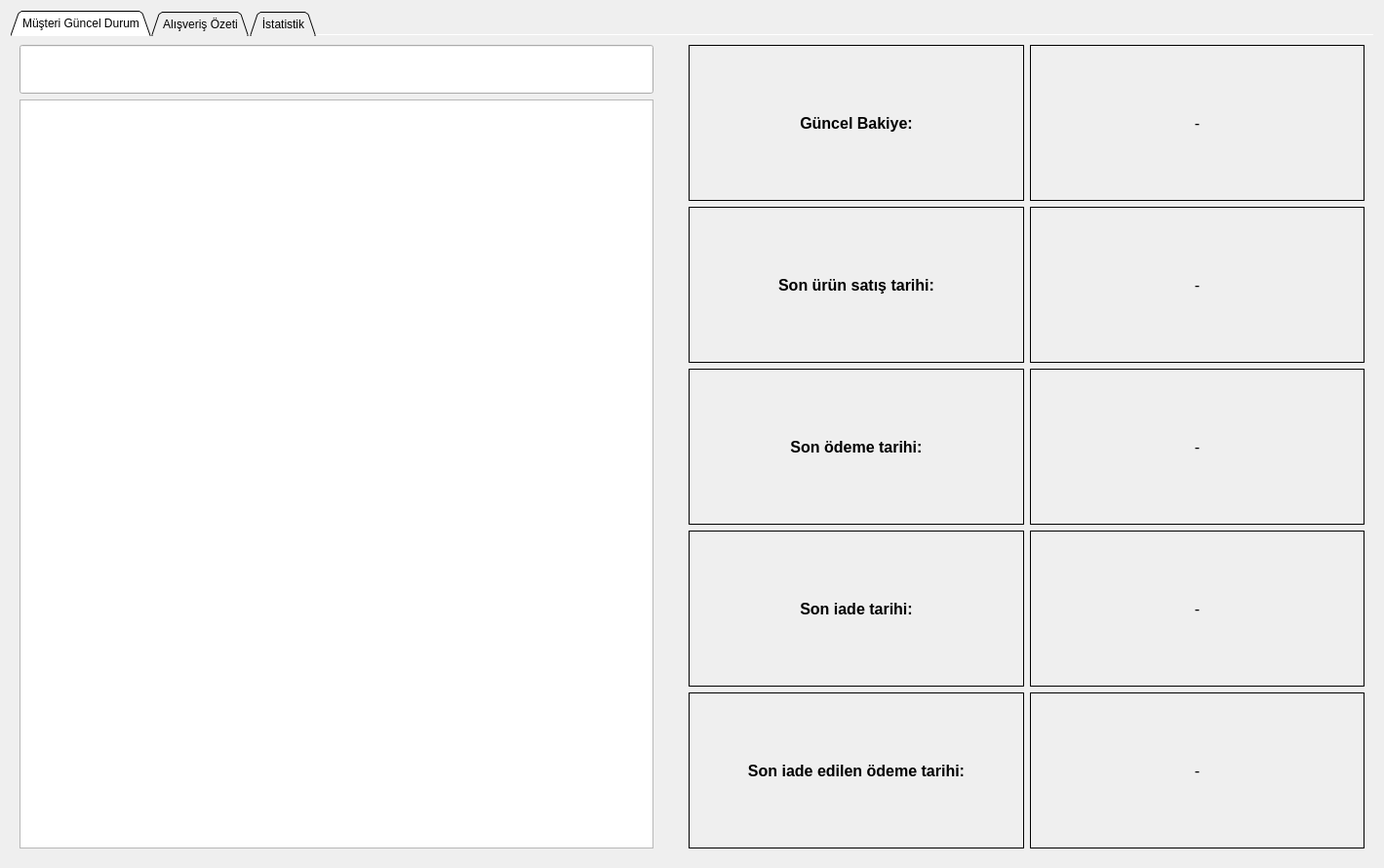
<?xml version="1.0" encoding="UTF-8"?>
<ui version="4.0">
 <class>musteriGuncelDurum</class>
 <widget class="QWidget" name="musteriGuncelDurum">
  <property name="geometry">
   <rect>
    <x>0</x>
    <y>0</y>
    <width>1419</width>
    <height>890</height>
   </rect>
  </property>
  <property name="windowTitle">
   <string>Müşteri Genel Durum</string>
  </property>
  <layout class="QGridLayout" name="gridLayout">
   <item row="1" column="0">
    <widget class="QTabWidget" name="tabWidget">
     <property name="tabPosition">
      <enum>QTabWidget::North</enum>
     </property>
     <property name="tabShape">
      <enum>QTabWidget::Triangular</enum>
     </property>
     <property name="currentIndex">
      <number>0</number>
     </property>
     <property name="elideMode">
      <enum>Qt::ElideLeft</enum>
     </property>
     <property name="usesScrollButtons">
      <bool>false</bool>
     </property>
     <property name="documentMode">
      <bool>true</bool>
     </property>
     <property name="movable">
      <bool>true</bool>
     </property>
     <widget class="QWidget" name="tab">
      <attribute name="title">
       <string>Müşteri Güncel Durum</string>
      </attribute>
      <layout class="QGridLayout" name="gridLayout_2">
       <item row="0" column="0">
        <layout class="QVBoxLayout" name="verticalLayout">
         <item>
          <widget class="QLineEdit" name="lineEdit_Arama">
           <property name="minimumSize">
            <size>
             <width>650</width>
             <height>50</height>
            </size>
           </property>
           <property name="maximumSize">
            <size>
             <width>650</width>
             <height>16777215</height>
            </size>
           </property>
           <property name="font">
            <font>
             <pointsize>10</pointsize>
            </font>
           </property>
          </widget>
         </item>
         <item>
          <widget class="QTableView" name="tableView_Musteriler">
           <property name="minimumSize">
            <size>
             <width>650</width>
             <height>0</height>
            </size>
           </property>
           <property name="maximumSize">
            <size>
             <width>650</width>
             <height>16777215</height>
            </size>
           </property>
          </widget>
         </item>
        </layout>
       </item>
       <item row="0" column="2">
        <layout class="QVBoxLayout" name="verticalLayout_2">
         <item>
          <widget class="QLabel" name="label">
           <property name="minimumSize">
            <size>
             <width>0</width>
             <height>0</height>
            </size>
           </property>
           <property name="font">
            <font>
             <pointsize>12</pointsize>
             <weight>75</weight>
             <bold>true</bold>
             <underline>false</underline>
            </font>
           </property>
           <property name="focusPolicy">
            <enum>Qt::NoFocus</enum>
           </property>
           <property name="contextMenuPolicy">
            <enum>Qt::DefaultContextMenu</enum>
           </property>
           <property name="frameShape">
            <enum>QFrame::Box</enum>
           </property>
           <property name="text">
            <string>Güncel Bakiye:</string>
           </property>
           <property name="alignment">
            <set>Qt::AlignCenter</set>
           </property>
          </widget>
         </item>
         <item>
          <widget class="QLabel" name="label_3">
           <property name="font">
            <font>
             <pointsize>12</pointsize>
             <weight>75</weight>
             <bold>true</bold>
            </font>
           </property>
           <property name="frameShape">
            <enum>QFrame::Box</enum>
           </property>
           <property name="frameShadow">
            <enum>QFrame::Plain</enum>
           </property>
           <property name="text">
            <string>Son ürün satış tarihi:</string>
           </property>
           <property name="alignment">
            <set>Qt::AlignCenter</set>
           </property>
          </widget>
         </item>
         <item>
          <widget class="QLabel" name="label_5">
           <property name="font">
            <font>
             <pointsize>12</pointsize>
             <weight>75</weight>
             <bold>true</bold>
            </font>
           </property>
           <property name="frameShape">
            <enum>QFrame::Box</enum>
           </property>
           <property name="text">
            <string>Son ödeme tarihi:</string>
           </property>
           <property name="alignment">
            <set>Qt::AlignCenter</set>
           </property>
          </widget>
         </item>
         <item>
          <widget class="QLabel" name="label_7">
           <property name="font">
            <font>
             <pointsize>12</pointsize>
             <weight>75</weight>
             <bold>true</bold>
            </font>
           </property>
           <property name="frameShape">
            <enum>QFrame::Box</enum>
           </property>
           <property name="text">
            <string>Son iade tarihi:</string>
           </property>
           <property name="alignment">
            <set>Qt::AlignCenter</set>
           </property>
          </widget>
         </item>
         <item>
          <widget class="QLabel" name="label_8">
           <property name="font">
            <font>
             <pointsize>12</pointsize>
             <weight>75</weight>
             <bold>true</bold>
            </font>
           </property>
           <property name="frameShape">
            <enum>QFrame::Box</enum>
           </property>
           <property name="text">
            <string>Son iade edilen ödeme tarihi:</string>
           </property>
           <property name="alignment">
            <set>Qt::AlignCenter</set>
           </property>
          </widget>
         </item>
        </layout>
       </item>
       <item row="0" column="3">
        <layout class="QVBoxLayout" name="verticalLayout_3">
         <item>
          <widget class="QLabel" name="label_bakiye">
           <property name="minimumSize">
            <size>
             <width>0</width>
             <height>0</height>
            </size>
           </property>
           <property name="font">
            <font>
             <pointsize>12</pointsize>
            </font>
           </property>
           <property name="frameShape">
            <enum>QFrame::Box</enum>
           </property>
           <property name="text">
            <string>-</string>
           </property>
           <property name="alignment">
            <set>Qt::AlignCenter</set>
           </property>
          </widget>
         </item>
         <item>
          <widget class="QLabel" name="label_sonsatis">
           <property name="font">
            <font>
             <pointsize>12</pointsize>
            </font>
           </property>
           <property name="frameShape">
            <enum>QFrame::Box</enum>
           </property>
           <property name="text">
            <string>-</string>
           </property>
           <property name="alignment">
            <set>Qt::AlignCenter</set>
           </property>
          </widget>
         </item>
         <item>
          <widget class="QLabel" name="label_sonodeme">
           <property name="font">
            <font>
             <pointsize>12</pointsize>
            </font>
           </property>
           <property name="frameShape">
            <enum>QFrame::Box</enum>
           </property>
           <property name="text">
            <string>-</string>
           </property>
           <property name="alignment">
            <set>Qt::AlignCenter</set>
           </property>
          </widget>
         </item>
         <item>
          <widget class="QLabel" name="label_soniade">
           <property name="font">
            <font>
             <pointsize>12</pointsize>
            </font>
           </property>
           <property name="frameShape">
            <enum>QFrame::Box</enum>
           </property>
           <property name="text">
            <string>-</string>
           </property>
           <property name="alignment">
            <set>Qt::AlignCenter</set>
           </property>
          </widget>
         </item>
         <item>
          <widget class="QLabel" name="label_soniadeodeme">
           <property name="font">
            <font>
             <pointsize>12</pointsize>
            </font>
           </property>
           <property name="frameShape">
            <enum>QFrame::Box</enum>
           </property>
           <property name="text">
            <string>-</string>
           </property>
           <property name="alignment">
            <set>Qt::AlignCenter</set>
           </property>
          </widget>
         </item>
        </layout>
       </item>
       <item row="0" column="1">
        <spacer name="horizontalSpacer">
         <property name="orientation">
          <enum>Qt::Horizontal</enum>
         </property>
         <property name="sizeType">
          <enum>QSizePolicy::Preferred</enum>
         </property>
         <property name="sizeHint" stdset="0">
          <size>
           <width>30</width>
           <height>20</height>
          </size>
         </property>
        </spacer>
       </item>
      </layout>
     </widget>
     <widget class="QWidget" name="tab_3">
      <attribute name="title">
       <string>Alışveriş Özeti</string>
      </attribute>
      <layout class="QGridLayout" name="gridLayout_4">
       <item row="0" column="0">
        <layout class="QHBoxLayout" name="horizontalLayout">
         <item>
          <widget class="QLineEdit" name="lineEdit">
           <property name="sizePolicy">
            <sizepolicy hsizetype="Expanding" vsizetype="Fixed">
             <horstretch>0</horstretch>
             <verstretch>0</verstretch>
            </sizepolicy>
           </property>
           <property name="minimumSize">
            <size>
             <width>0</width>
             <height>30</height>
            </size>
           </property>
           <property name="maximumSize">
            <size>
             <width>300</width>
             <height>16777215</height>
            </size>
           </property>
          </widget>
         </item>
         <item>
          <widget class="QRadioButton" name="radioButton_3">
           <property name="text">
            <string>Tarihe Göre</string>
           </property>
          </widget>
         </item>
         <item>
          <widget class="QRadioButton" name="radioButton_2">
           <property name="text">
            <string>İşleme Göre</string>
           </property>
          </widget>
         </item>
         <item>
          <widget class="QRadioButton" name="radioButton">
           <property name="text">
            <string>Ürüne Göre</string>
           </property>
          </widget>
         </item>
         <item>
          <spacer name="horizontalSpacer_2">
           <property name="orientation">
            <enum>Qt::Horizontal</enum>
           </property>
           <property name="sizeHint" stdset="0">
            <size>
             <width>40</width>
             <height>20</height>
            </size>
           </property>
          </spacer>
         </item>
        </layout>
       </item>
       <item row="1" column="0">
        <widget class="QTableView" name="table_alisverisozet1"/>
       </item>
      </layout>
     </widget>
     <widget class="QWidget" name="tab_2">
      <attribute name="title">
       <string>İstatistik</string>
      </attribute>
      <layout class="QGridLayout" name="gridLayout_3">
       <item row="0" column="0">
        <layout class="QVBoxLayout" name="verticalLayout_4">
         <property name="sizeConstraint">
          <enum>QLayout::SetDefaultConstraint</enum>
         </property>
         <property name="leftMargin">
          <number>0</number>
         </property>
        </layout>
       </item>
      </layout>
     </widget>
    </widget>
   </item>
  </layout>
 </widget>
 <resources/>
 <connections/>
</ui>
